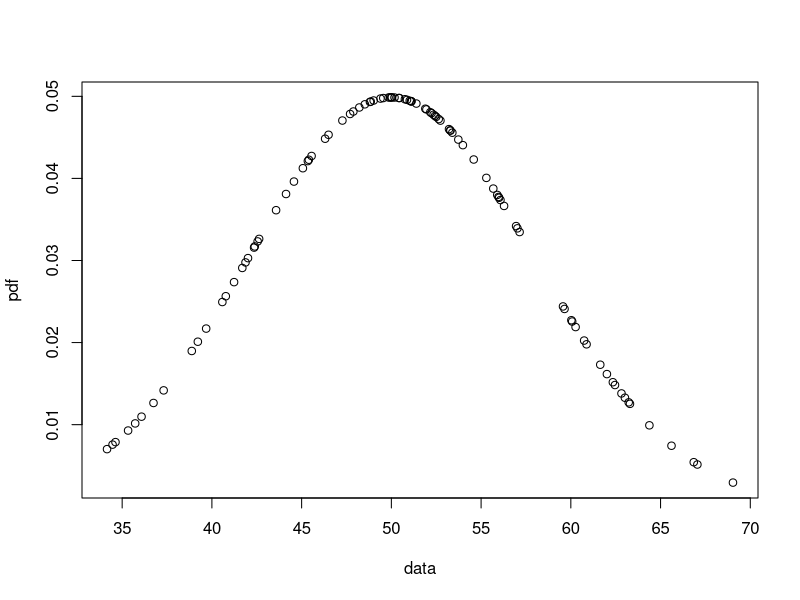

This chart was generated by the following R code: (Note: this script raises an error after producing the figure.)
n <- 100
mean <- 50
sd <- 8
data <- rnorm(n, mean, sd)

#6a
avg <- mean(data) 
x1 <- floor(avg)
x2 <- ceiling(avg)
#plot data random distribusi normal
pdf <- dnorm(data, mean, sd)
plot(data, pdf)

#data antara x1 sampai x2 (x1 < x < x2), dengan 100 data
x1_pnorm <- pnorm(x1, mean, sd)
x2_pnorm <- pnorm(x2, mean, sd)
x_pnorm <- x2_pnorm - x1_pnorm
#nilai CDF X
x_pnorm

#z_score dari x
Zx <- (x - mean)/sd
Zx
#plot dari Z_socre dari x
plot(Zx, dnorm(Zx, 0, 1), type = "l")

#6b
hist(data,breaks = 50, main = '5025201171_Muhammad Yunus_Probstat_B_DNhistogram')

#6c
#rataan
rataan <- mean
rataan
#varians
varians <- sd^2
varians